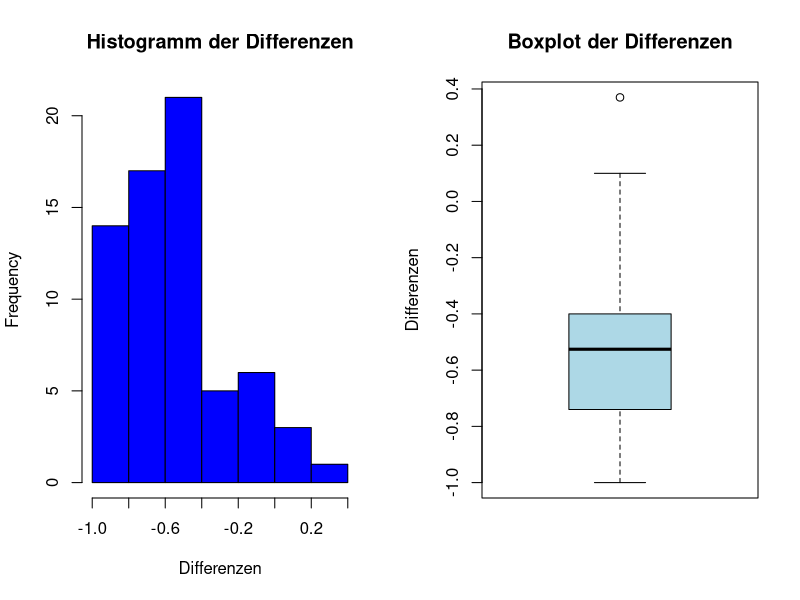

This figure's R source:
# Laden der benötigten Bibliotheken
library(readxl)
library(ggplot2)

# Einlesen der Daten
data <- read_excel("Mittelwerte_MM7_korrigiert.xlsx")

# Berechnung der Differenzen
differences <- data$i1_dd_w_MW - data$i1_dd_f_MW

# Shapiro-Wilk-Test zur Überprüfung der Normalverteilung
shapiro_test <- shapiro.test(differences)
print(shapiro_test)

# Wilcoxon-Vorzeichen-Rang-Test
wilcoxon_test <- wilcox.test(data$i1_dd_w_MW, data$i1_dd_f_MW, paired = TRUE)
print(wilcoxon_test)

# Erstellung eines Histogramms und eines Boxplots für die Differenzen
par(mfrow = c(1, 2))

# Histogramm
hist(differences, main = "Histogramm der Differenzen", xlab = "Differenzen", col = "blue", border = "black")

# Boxplot
boxplot(differences, main = "Boxplot der Differenzen", ylab = "Differenzen", col = "lightblue")

par(mfrow=c(1,1))

